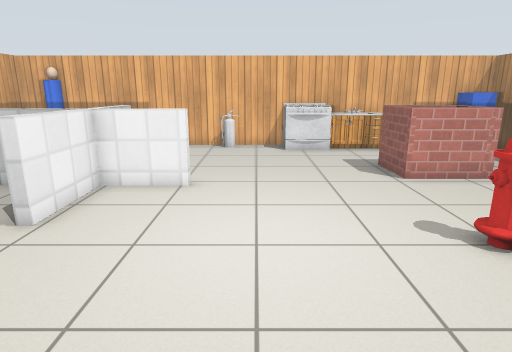
[1] (above)

13 first-person views from a walk through a world built for the Gazebo simulator. The camera is 1.2 m above the floor, tilts 14° down and sees 75° across. Floor lines are 1 m apart. The floor is counted in squares, 0.5 m on a side. Each view is taken from the middle of a square. On the plan, view 1 faces up. The plan holds only what a view shows up to about 20 squares ahead; the rest is blank. Robots are left out. Gazebo's built-in surfaces are drawn with simple patterns. Simple shapes stand in for some stock models. Some surface patterns are stand-ins.

[2]
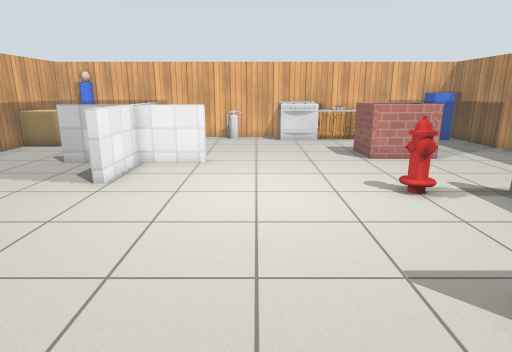

[3]
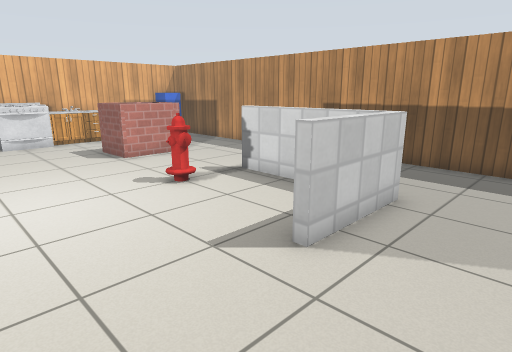

[4]
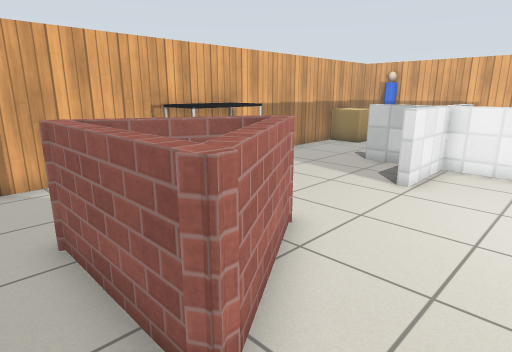

[5]
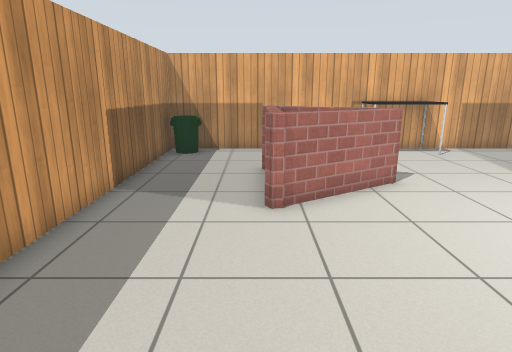

[6]
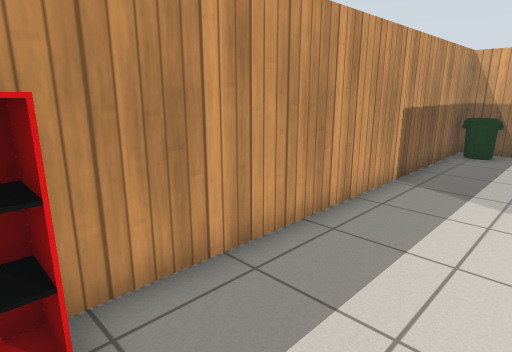

[7]
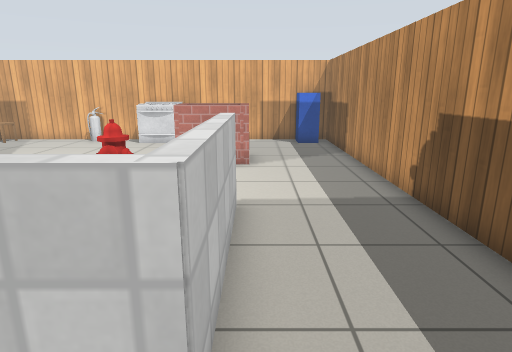

[8]
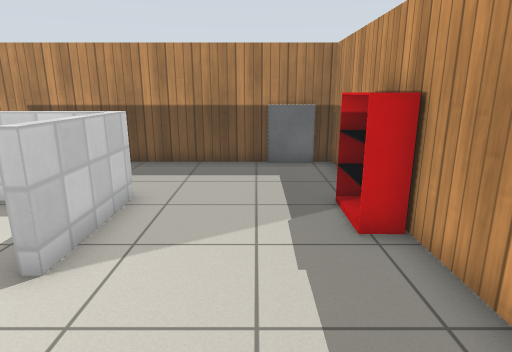

[9]
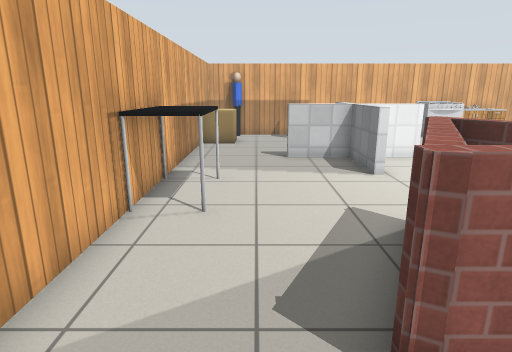

[10]
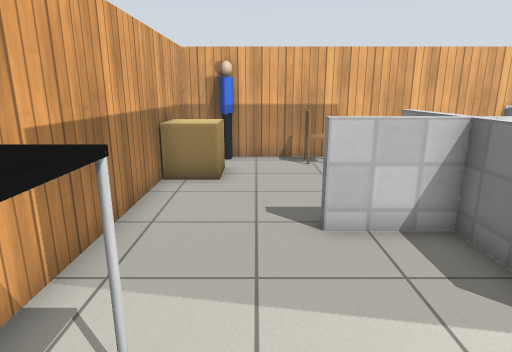

[11]
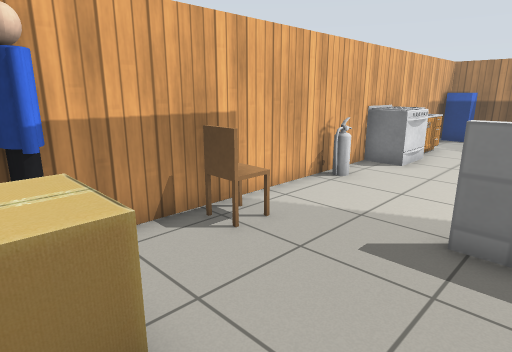

[12]
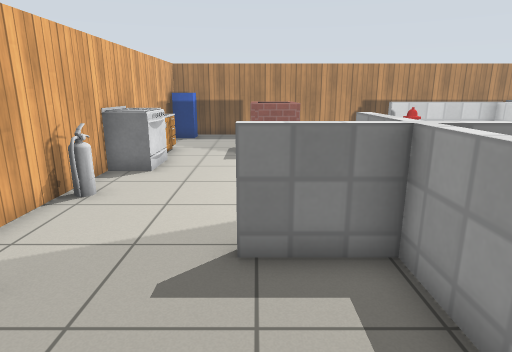

[13]
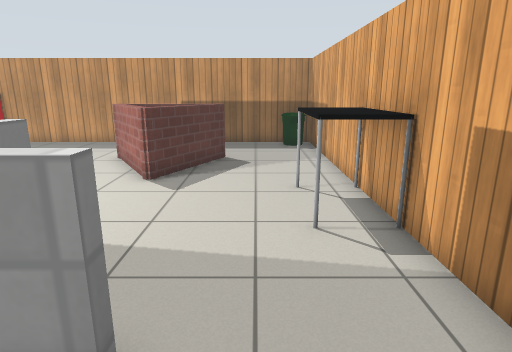

### Floor plan
Ten units are one square. View 1 is at (0, 0); x grows to the right and y downward. Boxes are objects, and circles mark ways between rooms. Rooms are numbered by the first view taken in them; rooms with no view inside come last. Other rooms are left out.
<svg viewBox="-112 -162 232 224">
<path fill="none" stroke="#000" d="M-18 -86 -44 -86 -69 -86M-44 -57 -44 -86M52 -2 63 -2 63 -50M66 -49 66 1 30 1M-48 -17 -27 17 -69 17M-44 -6 -49 -13 -63 14M-41 -89 -18 -89M69 -93 43 -93 42 -113M-41 -112 -41 -89 -41 -57M-65 18 -68 17 -50 -18M-107 -85 -107 57 107 57 107 -157 -35 -157M-50 -18 -48 -17M-69 -89 -41 -89M-44 -86 -44 -114M-35 -157 -107 -157 -107 -85"/>
<rect x="-105" y="35" width="20" height="20" fill="#bbb"><title>bin</title></rect>
<rect x="-105" y="-55" width="20" height="30" fill="#bbb"><title>table</title></rect>
<rect x="-15" y="-155" width="10" height="10" fill="#bbb"><title>fire extinguisher</title></rect>
<rect x="15" y="-155" width="20" height="20" fill="#bbb"><title>stove</title></rect>
<rect x="35" y="-55" width="10" height="10" fill="#bbb"><title>fire hydrant</title></rect>
<rect x="35" y="-155" width="20" height="10" fill="#bbb"><title>other object</title></rect>
<rect x="45" y="45" width="20" height="10" fill="#bbb"><title>bookshelf</title></rect>
<rect x="85" y="-155" width="20" height="10" fill="#bbb"><title>postbox</title></rect>
<rect x="105" y="35" width="10" height="10" fill="#bbb"><title>door leaf</title></rect>
<rect x="-105" y="-145" width="20" height="30" fill="#bbb"><title>other object</title></rect>
<rect x="-95" y="-155" width="10" height="10" fill="#bbb"><title>person</title></rect>
<rect x="-65" y="-155" width="10" height="10" fill="#bbb"><title>chair</title></rect>
<circle cx="-40" cy="-135" r="3" fill="#2a7"/>
<circle cx="-85" cy="-90" r="3" fill="#2a7"/>
<text x="10" y="-40">1</text>
<text x="-70" y="-120">2</text>
</svg>
Room 1 opens to room 2.

Where each view was taken, in squares from view 1:
view 1: 0 up, 0 right, facing up
view 2: 3 down, 0 right, facing up
view 3: 3 down, 1 left, facing up-right
view 4: 3 down, 1 left, facing up-left
view 5: 2 down, 4 right, facing left
view 6: 2 down, 5 right, facing down-left
view 7: 2 down, 7 right, facing up
view 8: 3 down, 1 left, facing right
view 9: 4 down, 8 left, facing up
view 10: 3 up, 8 left, facing up
view 11: 10 up, 10 left, facing up-right
view 12: 11 up, 9 left, facing right
view 13: 11 up, 8 left, facing down
